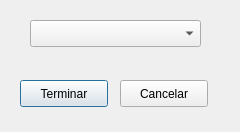
<?xml version="1.0" encoding="UTF-8"?>
<ui version="4.0">
 <class>Dialog</class>
 <widget class="QDialog" name="Dialog">
  <property name="geometry">
   <rect>
    <x>0</x>
    <y>0</y>
    <width>240</width>
    <height>132</height>
   </rect>
  </property>
  <property name="minimumSize">
   <size>
    <width>240</width>
    <height>132</height>
   </size>
  </property>
  <property name="maximumSize">
   <size>
    <width>240</width>
    <height>132</height>
   </size>
  </property>
  <property name="windowTitle">
   <string>Terminar Tanda</string>
  </property>
  <widget class="QComboBox" name="comboBoxTandas">
   <property name="geometry">
    <rect>
     <x>30</x>
     <y>20</y>
     <width>171</width>
     <height>27</height>
    </rect>
   </property>
  </widget>
  <widget class="QPushButton" name="pushButtonCerrar">
   <property name="geometry">
    <rect>
     <x>20</x>
     <y>80</y>
     <width>88</width>
     <height>27</height>
    </rect>
   </property>
   <property name="text">
    <string>Terminar</string>
   </property>
  </widget>
  <widget class="QPushButton" name="pushButtonCancelar">
   <property name="geometry">
    <rect>
     <x>120</x>
     <y>80</y>
     <width>88</width>
     <height>27</height>
    </rect>
   </property>
   <property name="text">
    <string>Cancelar</string>
   </property>
  </widget>
 </widget>
 <resources/>
 <connections/>
</ui>
